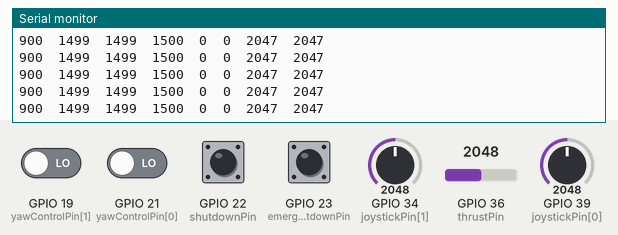
Recording of a sketch running on a simulated ESP32. On the bench: the last lines printed to the serial monitor. The test bench sets the inputs (shaded band); at power-on: GPIO 19 (yawControlPin[1]), GPIO 21 (yawControlPin[0]), GPIO 22 (shutdownPin), GPIO 23 (emergencyShutdownPin) LOW, GPIO 34 (joystickPin[1]) = 2048, GPIO 36 (thrustPin) = 2048, GPIO 39 (joystickPin[0]) = 2048.

Above: at 4.4 s.
4.5 s: GPIO 34 (joystickPin[1]) set to 1460
At 5.4 s:
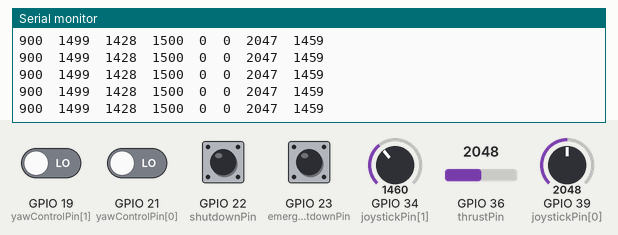
6.0 s: GPIO 36 (thrustPin) set to 1460
At 6.8 s:
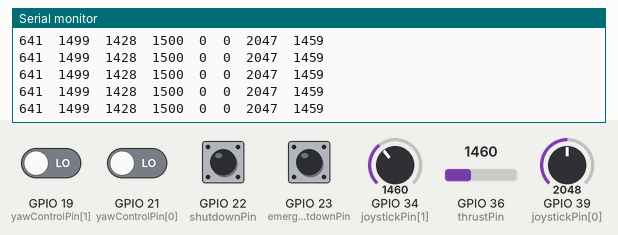
7.5 s: GPIO 39 (joystickPin[0]) set to 1460
At 8.6 s:
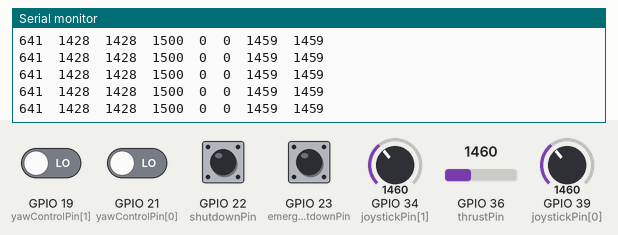
9.0 s: GPIO 19 (yawControlPin[1]) driven HIGH
At 9.7 s:
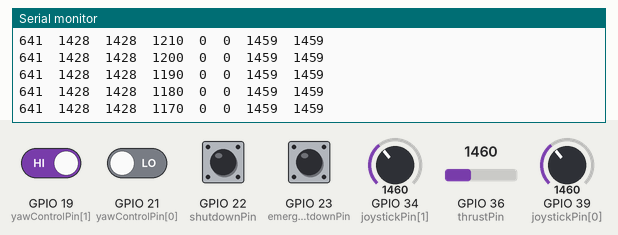
10.5 s: GPIO 22 (shutdownPin) pulled HIGH for 0.15 s
At 11.3 s:
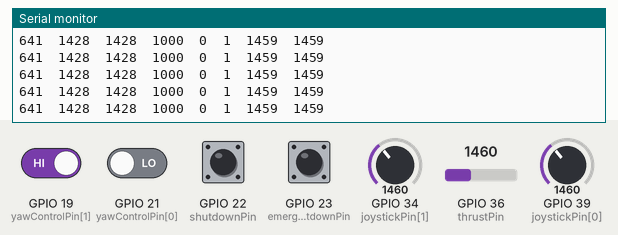
12.1 s: GPIO 21 (yawControlPin[0]) driven HIGH
At 13.1 s:
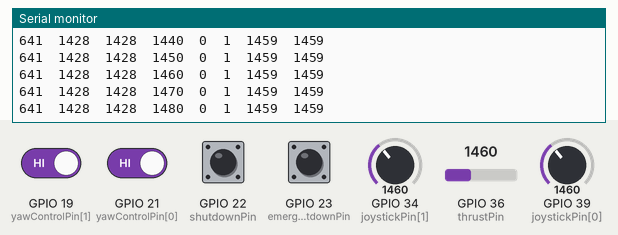
Timing chart, 0 to 14.6 s (numbered marks = the images above; inputs shaded):
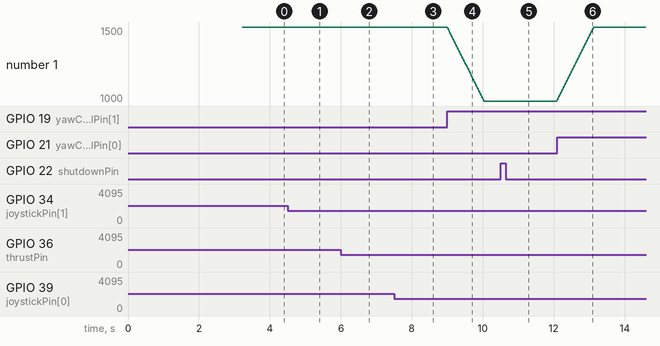

The sketch:

ESP_Controller.ino
```cpp
#include <esp_now.h>
#include <WiFi.h>

// TBD Change left and right buttons

//--- VAR DESCRIPTIONS ---//
const int startingDelay = 3000; // Time before loop starts (ms)

// ESP-Now

uint8_t droneMAC[] = {0xac,0x15,0x18,0x9e,0x19,0xd4}; // MAC adress of the drone to allow for ESPnow connection
esp_now_peer_info_t peerInfo;

struct dataOut { // Packet to send to the drone
  bool emergencyShutdown = false;
  bool shutdown = false;
  int movementCommand[4] = {0, 1500, 1500, 1500}; // Thrust, Roll, Pitch, Yaw
} controllerInstructions;

struct dataIn { // Packet sent to the controller
  float kalmanAngle[2] = {0,0}; // Thrust and Roll
  float inputRateYaw = 0;
  float motorInput[4] = {0,0,0,0}; // Starting top right, clockwise
  float randomData[20] = {0,0,0,0,0,0,0,0,0,0,0,0,0,0,0,0,0,0,0,0};
} controllerData;

// Buttons

const int emergencyShutdownPin = 23; // Pin number of button for emergency shutdown
const int shutdownPin = 22;          // Pin number of button for shutdown

const int yawControlPin[2] = {21,19}; // Left and Right

// Potensiometers

const int thrustPin = 36; // Pin number of potensiometer controlling thrust

// Joystick

const int joystickPin[2] = {39,34};   // X and Y axis joystick pin
const int joystickTests = 1000;       // How many tests before calibrating joystick
float joystickCalibration[2] = {0,0}; // Value of the calibration
int analogJoystickInput[2] = {0,0};   // Roll and Pitch inputs from the joystick

//--- PROGRAM START ---//

void setup() {
  Serial.begin(115200);

  pinMode(emergencyShutdownPin, INPUT_PULLDOWN); // Initialisation of Emergency Shutdown Button
  pinMode(shutdownPin, INPUT_PULLDOWN);          // Initialisation of Shutdown Button
  pinMode(thrustPin, INPUT);                     // Initialisation of Potensiometer (Thrust)
  for (uint8_t ji = 0; ji < 2; ji++) {
    pinMode(yawControlPin[ji], INPUT_PULLDOWN);  // Initialisation of Yaw Buttons
    pinMode(joystickPin[ji], INPUT);             // Initialisation of Joystick (Roll and Pitch)
  }

  WiFi.mode(WIFI_STA); // Set device as a Wi-Fi Station

  if (esp_now_init() != ESP_OK) { // Initialise ESP-NOW
    Serial.println("Error initializing ESP-NOW");
    return;
  }

  esp_now_register_send_cb(OnDataSent); // Register for a callback function that will be called when data is sent

  memcpy(peerInfo.peer_addr, droneMAC, 6); //
  peerInfo.channel = 0;                    // Register peer
  peerInfo.encrypt = false;                //

  if (esp_now_add_peer(&peerInfo) != ESP_OK) { // Add peer
    Serial.println("Failed to add peer");
    return;
  }

  esp_now_register_recv_cb(esp_now_recv_cb_t(OnDataRecv)); // Register for a callback function that will be called when data is received

  for (int calibrationNumber = 0; calibrationNumber<joystickTests; calibrationNumber++) {
    for (uint8_t ji = 0; ji < 2; ji++) joystickCalibration[ji] += analogRead(joystickPin[ji]);
  }
  for (uint8_t ji = 0; ji < 2; ji++) joystickCalibration[ji] /= joystickTests;

  Serial.println("Setup Complete");
  delay(startingDelay);
}

void loop() {

  // Check which buttons and knobs are pressed and turned
  if (digitalRead(emergencyShutdownPin) == HIGH) controllerInstructions.emergencyShutdown = true;
  if (digitalRead(shutdownPin) == HIGH) controllerInstructions.shutdown = true;

  controllerInstructions.movementCommand[0] = map(analogRead(thrustPin),0,4095,0,1800);

  analogJoystickInput[0] = analogRead(joystickPin[0])-joystickCalibration[0]+4095/2;
  analogJoystickInput[1] = analogRead(joystickPin[1])-joystickCalibration[1]+4095/2;
  controllerInstructions.movementCommand[1] = map(analogJoystickInput[0],0,4095,1250,1750); // TBD Check if this is the range with the new ESP // https://www.diyengineers.com/2023/05/27/ultimate-guide-to-using-a-joystick-with-arduino-step-by-step-tutorial/
  controllerInstructions.movementCommand[2] = map(analogJoystickInput[1],0,4095,1250,1750); // TBD Check if this is the range with the new ESP // TBD Needs further calibration

  if (digitalRead(yawControlPin[0]) == HIGH && digitalRead(yawControlPin[1]) == HIGH) {
    if (controllerInstructions.movementCommand[3] > 1500) controllerInstructions.movementCommand[3] -= 10;
    if (controllerInstructions.movementCommand[3] < 1500) controllerInstructions.movementCommand[3] += 10;
  }
  else if (digitalRead(yawControlPin[0]) == HIGH) controllerInstructions.movementCommand[3] += 10;
  else if (digitalRead(yawControlPin[1]) == HIGH) controllerInstructions.movementCommand[3] -= 10;
  controllerInstructions.movementCommand[3] = constrain(controllerInstructions.movementCommand[3],1000,2000);

  esp_err_t result = esp_now_send(droneMAC, (uint8_t *) &controllerInstructions, sizeof(controllerInstructions)); // Send message via ESP-NOW

  printDataToSend();

  //printDataReceived();

  delay(20);
}

//--- FUNCTIONS ---//

void printDataToSend() {
  Serial.print(controllerInstructions.movementCommand[0]);  Serial.print("\t");
  Serial.print(controllerInstructions.movementCommand[1]);  Serial.print("\t");
  Serial.print(controllerInstructions.movementCommand[2]);  Serial.print("\t");
  Serial.print(controllerInstructions.movementCommand[3]);  Serial.print("\t");
  Serial.print(controllerInstructions.emergencyShutdown);  Serial.print("\t");
  Serial.print(controllerInstructions.shutdown);  Serial.print("\t");
  Serial.print(analogJoystickInput[0]);  Serial.print("\t");
  Serial.println(analogJoystickInput[1]);
}

void printDataReceived() {
  Serial.print(controllerData.kalmanAngle[0]);  Serial.print("\t");
  Serial.print(controllerData.kalmanAngle[1]);  Serial.print("\t");
  Serial.print(controllerData.inputRateYaw);  Serial.print("\t");
  Serial.print(controllerData.motorInput[0]);  Serial.print("\t");
  Serial.print(controllerData.motorInput[1]);  Serial.print("\t");
  Serial.print(controllerData.motorInput[2]);  Serial.print("\t");
  Serial.print(controllerData.motorInput[3]);  Serial.print("\t");  Serial.print("\t");

  Serial.print(controllerData.randomData[0]);  Serial.print("\t");
  Serial.print(controllerData.randomData[1]);  Serial.print("\t");
  Serial.print(controllerData.randomData[2]);  Serial.print("\t");
  Serial.print(controllerData.randomData[3]);  Serial.print("\t");
  Serial.print(controllerData.randomData[4]);  Serial.print("\t");
  Serial.print(controllerData.randomData[5]);  Serial.print("\t");  Serial.print("\t");

  Serial.print(controllerData.randomData[6]);  Serial.print("\t");
  Serial.print(controllerData.randomData[7]);  Serial.print("\t");
  Serial.print(controllerData.randomData[8]);  Serial.print("\t");  Serial.print("\t");

  Serial.print(controllerData.randomData[9]);  Serial.print("\t");
  Serial.print(controllerData.randomData[10]);  Serial.print("\t");
  Serial.print(controllerData.randomData[11]);  Serial.print("\t");
  Serial.print(controllerData.randomData[12]);  Serial.print("\t");  Serial.print("\t");

  Serial.print(controllerData.randomData[13]);  Serial.print("\t");
  Serial.println(controllerData.randomData[14]);
}

void OnDataSent(const uint8_t *mac_addr, esp_now_send_status_t status) { // Callback when data is sent
  if (status != 0){
    Serial.println("Delivery Failed");
  }
}

void OnDataRecv(const uint8_t * mac, const uint8_t *incomingData, int len) { // Callback when data is received
  //Serial.println("Data Received");
  memcpy(&controllerData, incomingData, sizeof(controllerData));
}
```

Measured:
- after the input at 4.5 s, the serial monitor: prints a new line at once (image 1)
- after the input at 6.0 s, the serial monitor: prints a new line at once (image 2)
- after the input at 7.5 s, the serial monitor: prints a new line at once (image 3)
- after the input at 9.0 s, the serial monitor: prints a new line at once (image 4)
- after the input at 10.5 s, the serial monitor: prints a new line at once (image 5)
- after the input at 12.1 s, the serial monitor: prints a new line at once (image 6)
- plotted number 1: 1500 → 1000 after the input at 9.0 s, 1000 → 1500 after the input at 12.1 s
